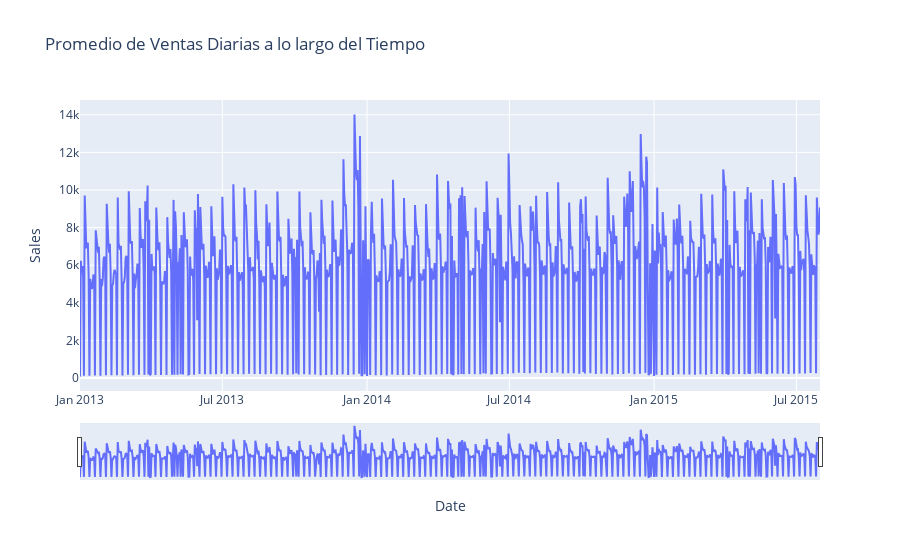

The notebook cell this image was saved under:
### Code cell
# Calcular el promedio de ventas diarias
daily_sales = train_data.groupby('Date')['Sales'].mean().reset_index()

# Crear el gráfico interactivo
fig = px.line(daily_sales, x='Date', y='Sales', title='Promedio de Ventas Diarias a lo largo del Tiempo')
fig.update_xaxes(rangeslider_visible=True)  
fig.show()

### Figure 1 — Plotly figure (JSON) as saved in the notebook; plotly's stock layout.template omitted (floating-point values rounded to 4 significant figures; data arrays with more than 128 entries replaced by an {"elided": "..."} marker saying what was removed)
{"data": [{"hovertemplate": "Date=%{x}<br>Sales=%{y}<extra></extra>", "legendgroup": "", "line": {"color": "#636efa", "dash": "solid"}, "marker": {"symbol": "circle"}, "mode": "lines", "name": "", "orientation": "v", "showlegend": false, "type": "scatter", "x": {"elided": "942 str values"}, "xaxis": "x", "y": {"elided": "942 float values"}, "yaxis": "y"}], "layout": {"legend": {"tracegroupgap": 0}, "title": {"text": "Promedio de Ventas Diarias a lo largo del Tiempo"}, "xaxis": {"anchor": "y", "domain": [0, 1], "rangeslider": {"visible": true}, "title": {"text": "Date"}}, "yaxis": {"anchor": "x", "domain": [0, 1], "title": {"text": "Sales"}}}}
